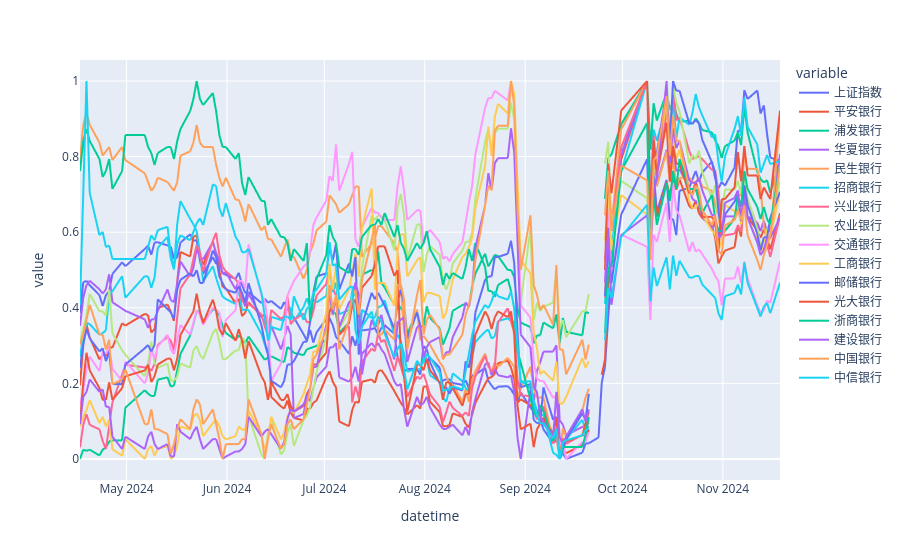

The cell this chart's notebook holds for it:
### Code cell
fig = px.line(ddd.reset_index(),x='datetime', y=plData.columns,line_shape='linear')
fig.show()

### Figure 1 — Plotly figure (JSON) as saved in the notebook; plotly's stock layout.template omitted (floating-point values rounded to 4 significant figures; data arrays with more than 128 entries replaced by an {"elided": "..."} marker saying what was removed)
{"data": [{"hovertemplate": "variable=上证指数<br>datetime=%{x}<br>value=%{y}<extra></extra>", "legendgroup": "上证指数", "line": {"color": "#636efa", "dash": "solid", "shape": "linear"}, "marker": {"symbol": "circle"}, "mode": "lines", "name": "上证指数", "showlegend": true, "type": "scattergl", "x": {"elided": "144 str values"}, "xaxis": "x", "y": {"elided": "144 float values"}, "yaxis": "y"}, {"hovertemplate": "variable=平安银行<br>datetime=%{x}<br>value=%{y}<extra></extra>", "legendgroup": "平安银行", "line": {"color": "#EF553B", "dash": "solid", "shape": "linear"}, "marker": {"symbol": "circle"}, "mode": "lines", "name": "平安银行", "showlegend": true, "type": "scattergl", "x": {"elided": "144 str values"}, "xaxis": "x", "y": {"elided": "144 float values"}, "yaxis": "y"}, {"hovertemplate": "variable=浦发银行<br>datetime=%{x}<br>value=%{y}<extra></extra>", "legendgroup": "浦发银行", "line": {"color": "#00cc96", "dash": "solid", "shape": "linear"}, "marker": {"symbol": "circle"}, "mode": "lines", "name": "浦发银行", "showlegend": true, "type": "scattergl", "x": {"elided": "144 str values"}, "xaxis": "x", "y": {"elided": "144 float values"}, "yaxis": "y"}, {"hovertemplate": "variable=华夏银行<br>datetime=%{x}<br>value=%{y}<extra></extra>", "legendgroup": "华夏银行", "line": {"color": "#ab63fa", "dash": "solid", "shape": "linear"}, "marker": {"symbol": "circle"}, "mode": "lines", "name": "华夏银行", "showlegend": true, "type": "scattergl", "x": {"elided": "144 str values"}, "xaxis": "x", "y": {"elided": "144 float values"}, "yaxis": "y"}, {"hovertemplate": "variable=民生银行<br>datetime=%{x}<br>value=%{y}<extra></extra>", "legendgroup": "民生银行", "line": {"color": "#FFA15A", "dash": "solid", "shape": "linear"}, "marker": {"symbol": "circle"}, "mode": "lines", "name": "民生银行", "showlegend": true, "type": "scattergl", "x": {"elided": "144 str values"}, "xaxis": "x", "y": {"elided": "144 float values"}, "yaxis": "y"}, {"hovertemplate": "variable=招商银行<br>datetime=%{x}<br>value=%{y}<extra></extra>", "legendgroup": "招商银行", "line": {"color": "#19d3f3", "dash": "solid", "shape": "linear"}, "marker": {"symbol": "circle"}, "mode": "lines", "name": "招商银行", "showlegend": true, "type": "scattergl", "x": {"elided": "144 str values"}, "xaxis": "x", "y": {"elided": "144 float values"}, "yaxis": "y"}, {"hovertemplate": "variable=兴业银行<br>datetime=%{x}<br>value=%{y}<extra></extra>", "legendgroup": "兴业银行", "line": {"color": "#FF6692", "dash": "solid", "shape": "linear"}, "marker": {"symbol": "circle"}, "mode": "lines", "name": "兴业银行", "showlegend": true, "type": "scattergl", "x": {"elided": "144 str values"}, "xaxis": "x", "y": {"elided": "144 float values"}, "yaxis": "y"}, {"hovertemplate": "variable=农业银行<br>datetime=%{x}<br>value=%{y}<extra></extra>", "legendgroup": "农业银行", "line": {"color": "#B6E880", "dash": "solid", "shape": "linear"}, "marker": {"symbol": "circle"}, "mode": "lines", "name": "农业银行", "showlegend": true, "type": "scattergl", "x": {"elided": "144 str values"}, "xaxis": "x", "y": {"elided": "144 float values"}, "yaxis": "y"}, {"hovertemplate": "variable=交通银行<br>datetime=%{x}<br>value=%{y}<extra></extra>", "legendgroup": "交通银行", "line": {"color": "#FF97FF", "dash": "solid", "shape": "linear"}, "marker": {"symbol": "circle"}, "mode": "lines", "name": "交通银行", "showlegend": true, "type": "scattergl", "x": {"elided": "144 str values"}, "xaxis": "x", "y": {"elided": "144 float values"}, "yaxis": "y"}, {"hovertemplate": "variable=工商银行<br>datetime=%{x}<br>value=%{y}<extra></extra>", "legendgroup": "工商银行", "line": {"color": "#FECB52", "dash": "solid", "shape": "linear"}, "marker": {"symbol": "circle"}, "mode": "lines", "name": "工商银行", "showlegend": true, "type": "scattergl", "x": {"elided": "144 str values"}, "xaxis": "x", "y": {"elided": "144 float values"}, "yaxis": "y"}, {"hovertemplate": "variable=邮储银行<br>datetime=%{x}<br>value=%{y}<extra></extra>", "legendgroup": "邮储银行", "line": {"color": "#636efa", "dash": "solid", "shape": "linear"}, "marker": {"symbol": "circle"}, "mode": "lines", "name": "邮储银行", "showlegend": true, "type": "scattergl", "x": {"elided": "144 str values"}, "xaxis": "x", "y": {"elided": "144 float values"}, "yaxis": "y"}, {"hovertemplate": "variable=光大银行<br>datetime=%{x}<br>value=%{y}<extra></extra>", "legendgroup": "光大银行", "line": {"color": "#EF553B", "dash": "solid", "shape": "linear"}, "marker": {"symbol": "circle"}, "mode": "lines", "name": "光大银行", "showlegend": true, "type": "scattergl", "x": {"elided": "144 str values"}, "xaxis": "x", "y": {"elided": "144 float values"}, "yaxis": "y"}, {"hovertemplate": "variable=浙商银行<br>datetime=%{x}<br>value=%{y}<extra></extra>", "legendgroup": "浙商银行", "line": {"color": "#00cc96", "dash": "solid", "shape": "linear"}, "marker": {"symbol": "circle"}, "mode": "lines", "name": "浙商银行", "showlegend": true, "type": "scattergl", "x": {"elided": "144 str values"}, "xaxis": "x", "y": {"elided": "144 float values"}, "yaxis": "y"}, {"hovertemplate": "variable=建设银行<br>datetime=%{x}<br>value=%{y}<extra></extra>", "legendgroup": "建设银行", "line": {"color": "#ab63fa", "dash": "solid", "shape": "linear"}, "marker": {"symbol": "circle"}, "mode": "lines", "name": "建设银行", "showlegend": true, "type": "scattergl", "x": {"elided": "144 str values"}, "xaxis": "x", "y": {"elided": "144 float values"}, "yaxis": "y"}, {"hovertemplate": "variable=中国银行<br>datetime=%{x}<br>value=%{y}<extra></extra>", "legendgroup": "中国银行", "line": {"color": "#FFA15A", "dash": "solid", "shape": "linear"}, "marker": {"symbol": "circle"}, "mode": "lines", "name": "中国银行", "showlegend": true, "type": "scattergl", "x": {"elided": "144 str values"}, "xaxis": "x", "y": {"elided": "144 float values"}, "yaxis": "y"}, {"hovertemplate": "variable=中信银行<br>datetime=%{x}<br>value=%{y}<extra></extra>", "legendgroup": "中信银行", "line": {"color": "#19d3f3", "dash": "solid", "shape": "linear"}, "marker": {"symbol": "circle"}, "mode": "lines", "name": "中信银行", "showlegend": true, "type": "scattergl", "x": {"elided": "144 str values"}, "xaxis": "x", "y": {"elided": "144 float values"}, "yaxis": "y"}], "layout": {"legend": {"title": {"text": "variable"}, "tracegroupgap": 0}, "margin": {"t": 60}, "xaxis": {"anchor": "y", "domain": [0, 1], "title": {"text": "datetime"}}, "yaxis": {"anchor": "x", "domain": [0, 1], "title": {"text": "value"}}}}
